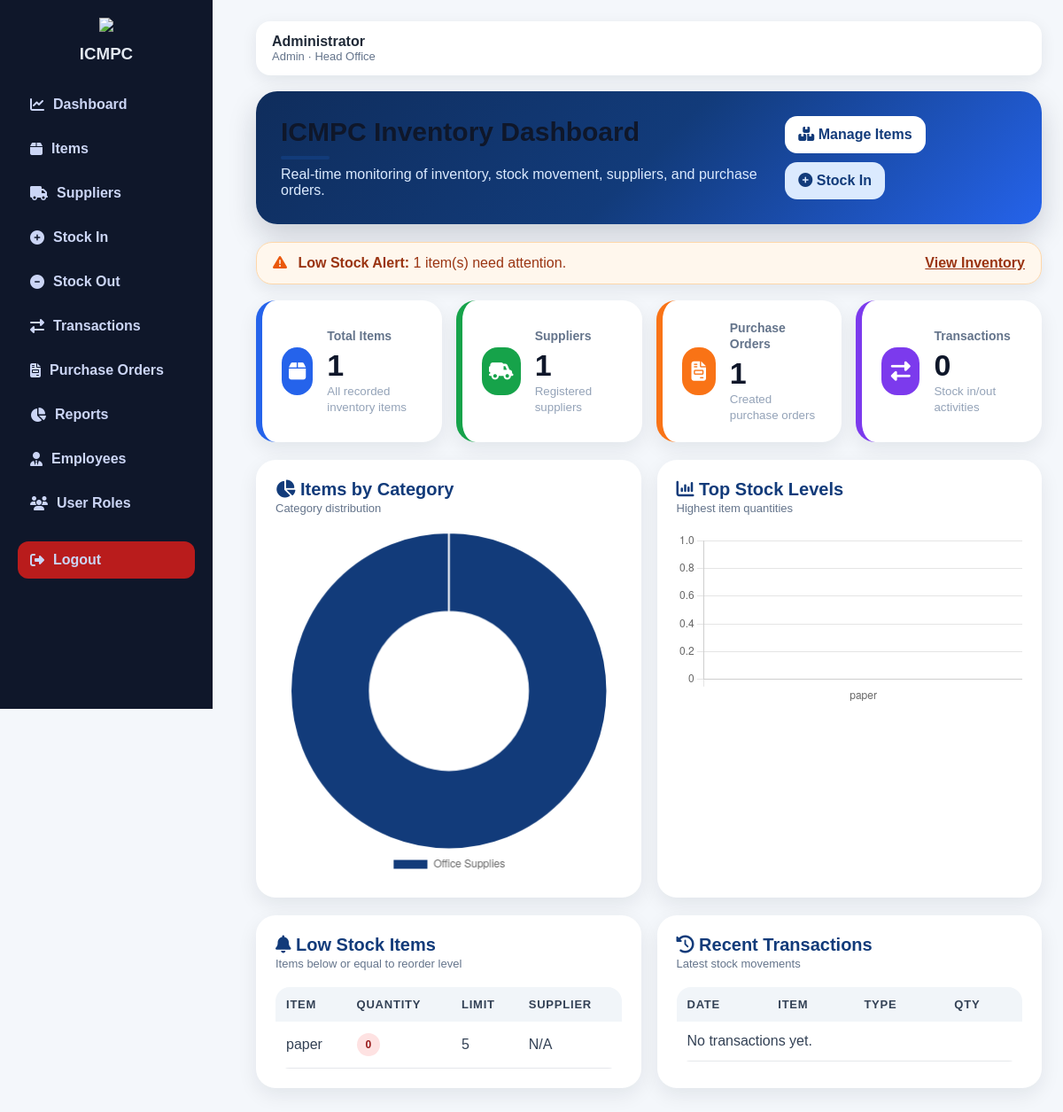
Page /dashboard (signed in) on the committed database.
### tables this page shows
CREATE TABLE items (
            id INTEGER PRIMARY KEY AUTOINCREMENT,
            item_name TEXT NOT NULL,
            category TEXT,
            unit TEXT,
            quantity INTEGER NOT NULL DEFAULT 0,
            low_stock_limit INTEGER NOT NULL DEFAULT 5,
            supplier_id INTEGER,
            branch TEXT,
            created_at TEXT,
            FOREIGN KEY (supplier_id) REFERENCES suppliers(id)
        );

### app.py (the view)
@app.route("/dashboard")
def dashboard():
    check = require_login()
    if check:
        return check
    conn = get_db_connection()
    where_sql, params = branch_where("items")
    total_items = fetchone(conn, f"SELECT COUNT(*) AS count FROM items {where_sql}", params)["count"]
    total_suppliers = fetchone(conn, "SELECT COUNT(*) AS count FROM suppliers")["count"]
    total_po = fetchone(conn, "SELECT COUNT(*) AS count FROM purchase_orders")["count"]
    total_transactions = fetchone(conn, "SELECT COUNT(*) AS count FROM stock_transactions")["count"]
    low_stock = fetchall(conn, f"""
        SELECT items.*, suppliers.name AS supplier_name
        FROM items
        LEFT JOIN suppliers ON suppliers.id = items.supplier_id
        {where_sql}
        {"AND" if where_sql else "WHERE"} items.quantity <= items.low_stock_limit
        ORDER BY items.quantity ASC
        LIMIT 10
    """, params)
    recent_transactions = fetchall(conn, """
        SELECT stock_transactions.*, items.item_name
        FROM stock_transactions
        JOIN items ON items.id = stock_transactions.item_id
        ORDER BY stock_transactions.id DESC
        LIMIT 10
    """)
    category_rows = fetchall(conn, f"""
        SELECT COALESCE(category, 'Uncategorized') AS category, COUNT(*) AS total
        FROM items
        {where_sql}
        GROUP BY COALESCE(category, 'Uncategorized')
        ORDER BY total DESC
        LIMIT 8
    """, params)
    stock_rows = fetchall(conn, f"""
        SELECT item_name, quantity
        FROM items
        {where_sql}
        ORDER BY quantity DESC
        LIMIT 8
    """, params)
    conn.close()
    return render_template(
        "dashboard.html",
        total_items=total_items,
        total_suppliers=total_suppliers,
        total_po=total_po,
        total_transactions=total_transactions,
        low_stock=low_stock,
        recent_transactions=recent_transactions,
        category_labels=[r["category"] for r in category_rows],
        category_values=[r["total"] for r in category_rows],
        stock_labels=[r["item_name"] for r in stock_rows],
        stock_values=[r["quantity"] for r in stock_rows],
    )

### app.py (called while the page is built)
def using_postgres():
    return bool(DATABASE_URL)

def get_db_connection():
    if using_postgres():
        return psycopg2.connect(DATABASE_URL, cursor_factory=psycopg2.extras.RealDictCursor)
    conn = sqlite3.connect(DATABASE)
    conn.row_factory = sqlite3.Row
    return conn

def q(sql):
    if using_postgres():
        return sql.replace("?", "%s")
    return sql

def fetchone(conn, sql, params=()):
    cur = conn.cursor()
    cur.execute(q(sql), params)
    return cur.fetchone()

def fetchall(conn, sql, params=()):
    cur = conn.cursor()
    cur.execute(q(sql), params)
    return cur.fetchall()

def logged_in():
    return "user_id" in session

def require_login():
    if not logged_in():
        return redirect(url_for("login"))
    return None

def branch_where(alias="items"):
    role = session.get("role")
    branch = session.get("branch")
    if role == "branch_manager" and branch:
        return f" WHERE {alias}.branch = ? ", [branch]
    return "", []

### templates/dashboard.html (shortened to what this page needs)
{% extends "base.html" %}
{% block content %}
<div class="enterprise-dashboard">
    <div class="enterprise-hero fade-in">
        <div>
            <h1>ICMPC Inventory Dashboard</h1>
            <p>Real-time monitoring of inventory, stock movement, suppliers, and purchase orders.</p>
        </div>
        <div class="hero-actions">
            <a href="{{ url_for('items') }}" class="hero-btn">
                <i class="fa-solid fa-boxes-stacked"></i> Manage Items
            </a>
            <a href="{{ url_for('stock_in') }}" class="hero-btn light">
                <i class="fa-solid fa-circle-plus"></i> Stock In
            </a>
        </div>
    </div>
    {% if low_stock %}
    <div class="low-stock-alert slide-down">
        <div>
            <i class="fa-solid fa-triangle-exclamation"></i>
            <strong>Low Stock Alert:</strong>
            {{ low_stock|length }} item(s) need attention.
        </div>
        <a href="{{ url_for('items') }}">View Inventory</a>
    </div>
    {% endif %}
    <div class="enterprise-cards">
        <div class="enterprise-card card-blue fade-in">
            <div class="card-icon"><i class="fa-solid fa-box"></i></div>
            <div>
                <span>Total Items</span>
                <strong>{{ total_items }}</strong>
                <small>All recorded inventory items</small>
            </div>
        </div>
        <div class="enterprise-card card-green fade-in delay-1">
            <div class="card-icon"><i class="fa-solid fa-truck-field"></i></div>
            <div>
                <span>Suppliers</span>
                <strong>{{ total_suppliers }}</strong>
                <small>Registered suppliers</small>
            </div>
        </div>
        <div class="enterprise-card card-orange fade-in delay-2">
            <div class="card-icon"><i class="fa-solid fa-file-invoice"></i></div>
            <div>
                <span>Purchase Orders</span>
                <strong>{{ total_po }}</strong>
                <small>Created purchase orders</small>
            </div>
        </div>
        <div class="enterprise-card card-purple fade-in delay-3">
            <div class="card-icon"><i class="fa-solid fa-right-left"></i></div>
            <div>
                <span>Transactions</span>
                <strong>{{ total_transactions }}</strong>
                <small>Stock in/out activities</small>
            </div>
        </div>
    </div>
    <div class="enterprise-grid">
        <section class="enterprise-panel fade-in">
            <div class="panel-title">
                <h2><i class="fa-solid fa-chart-pie"></i> Items by Category</h2>
                <span>Category distribution</span>
            </div>
            <canvas id="categoryChart"></canvas>
        </section>
        <section class="enterprise-panel fade-in delay-1">
            <div class="panel-title">
                <h2><i class="fa-solid fa-chart-column"></i> Top Stock Levels</h2>
                <span>Highest item quantities</span>
            </div>
            <canvas id="stockChart"></canvas>
        </section>
    </div>
    <div class="enterprise-grid">
        <section class="enterprise-panel fade-in">
            <div class="panel-title">
                <h2><i class="fa-solid fa-bell"></i> Low Stock Items</h2>
                <span>Items below or equal to reorder level</span>
            </div>
            <div class="table-scroll">
                <table class="enterprise-table">
                    <thead>
                        <tr>
                            <th>Item</th>
                            <th>Quantity</th>
                            <th>Limit</th>
                            <th>Supplier</th>
                        </tr>
                    </thead>
                    <tbody>
                    {% for item in low_stock %}
                        <tr>
                            <td>{{ item.item_name }}</td>
                            <td><span class="status-pill danger">{{ item.quantity }}</span></td>
                            <td>{{ item.low_stock_limit }}</td>
                            <td>{{ item.supplier_name or "N/A" }}</td>
                        </tr>
                    {% else %}
                        <tr><td colspan="4">No low stock items.</td></tr>
                    {% endfor %}
                    </tbody>
                </table>
            </div>
        </section>
        <section class="enterprise-panel fade-in delay-1">
            <div class="panel-title">
                <h2><i class="fa-solid fa-clock-rotate-left"></i> Recent Transactions</h2>
                <span>Latest stock movements</span>
            </div>
            <div class="table-scroll">
                <table class="enterprise-table">
                    <thead>
                        <tr>
                            <th>Date</th>
                            <th>Item</th>
                            <th>Type</th>
                            <th>Qty</th>
                        </tr>
                    </thead>
                    <tbody>
                    {% for t in recent_transactions %}
                        <tr>
                            <td>{{ t.date_created }}</td>
                            <td>{{ t.item_name }}</td>
                            <td>
                                {% if t.transaction_type == "Stock In" %}
                                <span class="status-pill success">{{ t.transaction_type }}</span>
                                {% else %}
                                <span class="status-pill warning">{{ t.transaction_type }}</span>
                                {% endif %}
                            </td>
                            <td>{{ t.quantity }}</td>
                        </tr>
                    {% else %}
                        <tr><td colspan="4">No transactions yet.</td></tr>
                    {% endfor %}
                    </tbody>
                </table>
            </div>
        </section>
    </div>
</div>
<link rel="stylesheet" href="https://cdnjs.cloudflare.com/ajax/libs/font-awesome/6.5.1/css/all.min.css">
<script>
const categoryLabels = {{ category_labels | tojson }};
const categoryValues = {{ category_values | tojson }};
const stockLabels = {{ stock_labels | tojson }};
const stockValues = {{ stock_values | tojson }};
new Chart(document.getElementById('categoryChart'), {
    type: 'doughnut',
    data: {
        labels: categoryLabels,
        datasets: [{
            data: categoryValues,
            backgroundColor: ['#123b7a', '#16a34a', '#f97316', '#7c3aed', '#0ea5e9', '#dc2626', '#64748b', '#eab308'],
            borderWidth: 2,
            borderColor: '#ffffff'
        }]
    },
    options: {
        responsive: true,
        plugins: { legend: { position: 'bottom' } },
        animation: { animateScale: true, animateRotate: true }
    }
});
new Chart(document.getElementById('stockChart'), {
    type: 'bar',
    data: {
        labels: stockLabels,
        datasets: [{
            label: 'Quantity',
            data: stockValues,
            backgroundColor: '#123b7a',
            borderRadius: 10
        }]
    },
    options: {
        responsive: true,
        plugins: { legend: { display: false } },
        scales: { y: { beginAtZero: true } },
        animation: { duration: 1200, easing: 'easeOutQuart' }
    }
});
setTimeout(() => {
    window.location.reload();
}, 60000);
</script>
{% endblock %}

### templates/base.html (shortened to what this page needs)
<!DOCTYPE html>
<html>
<head>
    <link rel="stylesheet" href="{{ url_for('static', filename='style.css') }}">
    <link rel="stylesheet" href="https://cdnjs.cloudflare.com/ajax/libs/font-awesome/6.5.1/css/all.min.css">
</head>
<body>
{% if session.get("user_id") %}
<div class="sidebar">
    <div class="sidebar-header">
        <img src="{{ url_for('static', filename='images/logo.png') }}" class="sidebar-logo">
        <h3>ICMPC</h3>
    </div>
    <a href="{{ url_for('dashboard') }}">
        <i class="fa-solid fa-chart-line"></i> Dashboard
    </a>
    <a href="{{ url_for('items') }}">
        <i class="fa-solid fa-box"></i> Items
    </a>
    <a href="{{ url_for('suppliers') }}">
        <i class="fa-solid fa-truck"></i> Suppliers
    </a>
    <a href="{{ url_for('stock_in') }}">
        <i class="fa-solid fa-circle-plus"></i> Stock In
    </a>
    <a href="{{ url_for('stock_out') }}">
        <i class="fa-solid fa-circle-minus"></i> Stock Out
    </a>
    <a href="{{ url_for('transactions') }}">
        <i class="fa-solid fa-right-left"></i> Transactions
    </a>
    <a href="{{ url_for('purchase_orders') }}">
        <i class="fa-solid fa-file-invoice"></i> Purchase Orders
    </a>
    <a href="{{ url_for('reports') }}">
        <i class="fa-solid fa-chart-pie"></i> Reports
    </a>
    <a href="{{ url_for('employees') }}">
        <i class="fa-solid fa-user-tie"></i> Employees
    </a>
    {% if session.get("role") == "admin" %}
    <a href="{{ url_for('users') }}">
        <i class="fa-solid fa-users"></i> User Roles
    </a>
    {% endif %}
    <a href="{{ url_for('logout') }}" class="logout">
        <i class="fa-solid fa-right-from-bracket"></i> Logout
    </a>
</div>
{% endif %}
<main class="{% if session.get('user_id') %}main{% else %}login-main{% endif %}">
    {% if session.get("user_id") %}
    <div class="topbar">
        <div>
            <strong>{{ session.get("full_name") }}</strong>
            <span>{{ session.get("role")|replace("_", " ")|title }} · {{ session.get("branch") }}</span>
        </div>
    </div>
    {% endif %}
    {% block content %}{% endblock %}
</main>
</body>
</html>

### rows in the picture
items: get "Head Office", item_name "paper", quantity "0", low_stock_limit "5", supplier_name "N/A"

### other values in the picture
{{ session.get("full_name") }} "Administrator"
{{ session.get("role")|replace("_", " ")|title }} "Admin"
{{ low_stock|length }} "1"
{{ total_items }} "1"
{{ total_suppliers }} "1"
{{ total_po }} "1"
{{ total_transactions }} "0"
chart data {{ category_labels | tojson }} ["Office Supplies"]
chart data {{ stock_labels | tojson }} ["paper"]
chart data {{ stock_values | tojson }} [0]
